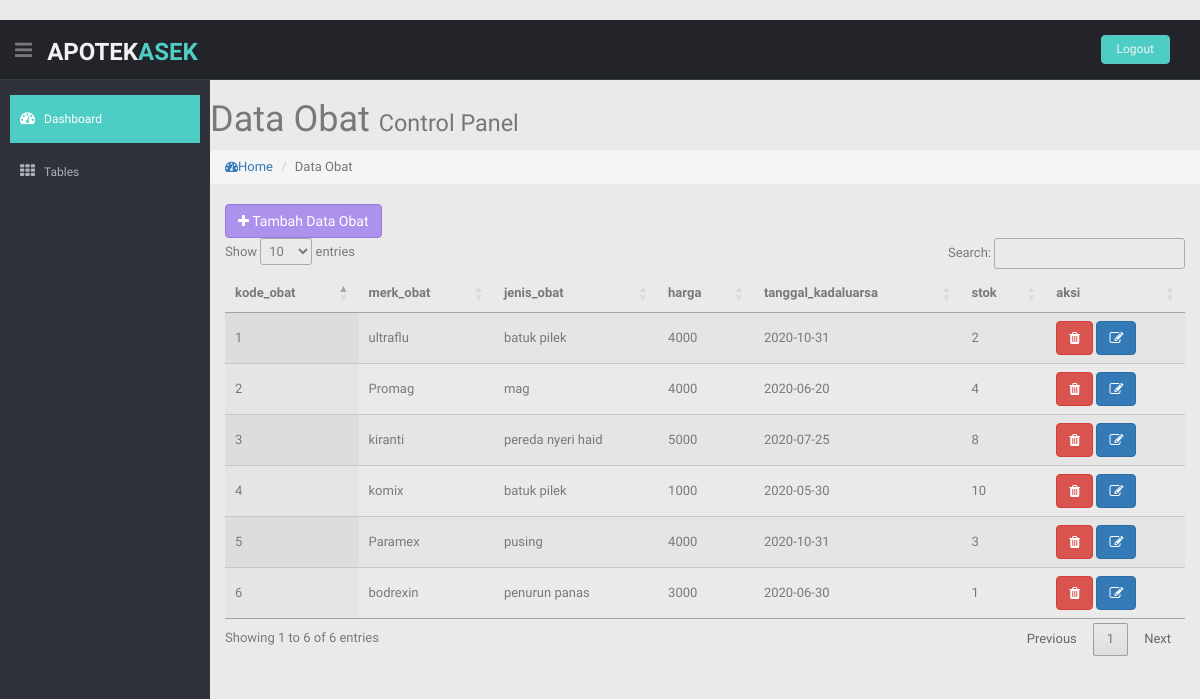
Page /index.php/obat on the committed database.
### tables this page shows
CREATE TABLE `obat` (
  `kode_obat` int(10) NOT NULL,
  `merk_obat` varchar(50) NOT NULL,
  `jenis_obat` varchar(50) NOT NULL,
  `harga` int(20) NOT NULL,
  `tanggal_kadaluarsa` date NOT NULL,
  `stok` int(29) NOT NULL
);

### application/controllers/Obat.php (called while the page is built, shortened)
<?php
class Obat extends CI_Controller {
	public function index()
	{
		$data=array(
			'Obat' => $this->Model_obat->databtables()
		);
		$this->load->view('tamplates/header',$data);
		$this->load->view('tamplates/sidebar');
		$this->load->view('obat_view');
		$this->load->view('tamplates/footer');
	}
}
?>

### index.php (called while the page is built, shortened)
<?php
require_once BASEPATH.'core/CodeIgniter.php';

### application/models/Model_obat.php (called while the page is built, shortened)
<?php
class Model_obat extends CI_Model {
	public function databtables()
	{
		$query = $this->db->order_by('kode_obat','DESC')->get('Obat');
		return $query->result();
	}
}
 ?>

### application/views/obat_view.php (the view, shortened to what this page needs)
<section id="main-content" style="margin-top: 20px">
    <section class="wrapper">
        <div class="row">
				<h1>
					Data Obat
					<small>Control Panel</small>
				</h1>
				<ol class="breadcrumb">
					<li><a href="#"><i class="fa fa-dashboard"></i>Home</a></li>
					<li class="active">Data Obat</li>
				</ol>
		</div>
		<section class="content">
		<button class="btn btn-theme02" data-toggle="modal" data-target="#exampleModal"><i class="fa fa-plus"></i> Tambah Data Obat</button>
		<table id="datatables" class="display">
		<thead>
			<tr>
				<th>kode_obat</th>
	            <th>merk_obat</th>
	            <th>jenis_obat</th>
	            <th>harga</th>
	            <th>tanggal_kadaluarsa</th>
	            <th>stok</th>
	            <th>aksi</th>
			</tr>
		</thead>
		<tbody>
			<?php
			$kode_obat = 1;
			foreach ($Obat as $obt):?>
			<tr>
				<td>
					<?php echo $kode_obat++ ?>
				</td>
				<td>
					<?php echo $obt->merk_obat ?>
				</td>
				<td>
					<?php echo $obt->jenis_obat ?>
				</td>
				<td>
					<?php echo $obt->harga ?>
				</td>
				<td>
					<?php echo $obt->tanggal_kadaluarsa ?>
				</td>
				<td>
					<?php echo $obt->stok ?>
				</td>
				<td>
					<a href="<?= base_url('Obat/hapus/').$obt->kode_obat?>" class="btn btn-danger" onclick="javascript: return confirm('Anda Yakin Hapus')"><i class="fa fa-trash"></i></a>
					<a href="<?= base_url('Obat/edit_obat/').$obt->kode_obat?>" class="btn btn-primary"><i class="fa fa-edit"></i></a>
				</td>
			</tr>
			<?php endforeach;?>
			</tbody>
		</table>
	</section>
	</section>
</section>

### application/views/tamplates/header.php (shortened to what this page needs)
<!DOCTYPE html>
<html lang="en">
<head>
  <link href="<?php echo base_url() ?>assets/lib/bootstrap/css/bootstrap.min.css" rel="stylesheet">
  <link href="<?php echo base_url() ?>assets/lib/font-awesome/css/font-awesome.css" rel="stylesheet" />
  <link rel="stylesheet" type="text/css" href="<?php echo base_url() ?>assets/css/zabuto_calendar.css">
  <link rel="stylesheet" type="text/css" href="<?php echo base_url() ?>assets/lib/gritter/css/jquery.gritter.css" />
  <link href="<?php echo base_url() ?>assets/css/style.css" rel="stylesheet">
  <link href="<?php echo base_url() ?>assets/css/style-responsive.css" rel="stylesheet">
  <link rel="stylesheet" type="text/css" href="https://cdn.datatables.net/1.10.20/css/jquery.dataTables.css">
</head>
<body>
  <section id="container">
    <header class="header black-bg">
      <div class="sidebar-toggle-box">
        <div class="fa fa-bars tooltips" data-placement="right" data-original-title="Toggle Navigation"></div>
      </div>
      <a class="logo"><b>APOTEK<span>ASEK</span></b></a>
      <div class="top-menu">
        <ul class="nav pull-right top-menu">
          <li><a class="logout" href="<?= base_url(); ?>Login/logout">Logout</a></li>
        </ul>
      </div>
    </header>

### application/views/tamplates/sidebar.php (shortened to what this page needs)
<aside>
      <div id="sidebar" class="nav-collapse ">
        <ul class="sidebar-menu" id="nav-accordion">
          <li class="mt">
            <a class="active" href="<?php echo base_url().'Admin/dashboard'?>">
              <i class="fa fa-dashboard"></i>
              <span>Dashboard</span>
              </a>
          </li>
          <li class="sub-menu">
            <a href="javascript:;">
              <i class="fa fa-th"></i>
              <span>Tables</span>
              </a>
          </li>
        </ul>
      </div>
    </aside>

### application/views/tamplates/footer.php (shortened to what this page needs)
</section>

### assets/css/style.css (style rules this page uses)
body { color: #797979; background: #eaeaea; font-family: 'Ruda', sans-serif; padding: 0px !important; margin: 0px !important; font-size:13px; }
ul li { list-style: none; }
a, a:hover, a:focus { text-decoration: none; outline: none; }
#container { width: 100%; height: 100%; }
.btn-theme02 { color: #fff; background-color: #ac92ec; border-color: #967adc; }
.mt { margin-top: 25px; }
ul.top-menu > li > .logout { color: #f2f2f2; font-size: 12px; border-radius: 4px; -webkit-border-radius: 4px; border: 1px solid #64c3c2 !important; padding: 5px 15px; margin-right: 15px; background: #4ECDC4; margin-top: 15px; }
#sidebar { width: 210px; height: 100%; position: fixed; background: #2f323a; }
#sidebar ul li { position: relative; }
ul.sidebar-menu , ul.sidebar-menu li ul.sub { margin: -2px 0 0; padding: 0; }
ul.sidebar-menu { margin-top: 75px; }
ul.sidebar-menu li { margin-bottom: 5px; margin-left:10px; margin-right:10px; }
ul.sidebar-menu li.sub-menu { line-height: 15px; }
ul.sidebar-menu li a span { display: inline-block; }
ul.sidebar-menu li a { color: #aeb2b7; text-decoration: none; display: block; padding: 15px 0 15px 10px; font-size: 12px; outline: none; -webkit-transition: all 0.3s ease; -moz-transition: all 0.3s ease; -o-transition: all 0.3s ease; -ms-transition: all 0.3s ease; transition: all 0.3s ease; }
ul.sidebar-menu li a.active, ul.sidebar-menu li a:hover, ul.sidebar-menu li a:focus { background: #4ECDC4; color: #fff; display: block; -webkit-transition: all 0.3s ease; -moz-transition: all 0.3s ease; -o-transition: all 0.3s ease; -ms-transition: all 0.3s ease; transition: all 0.3s ease; }
ul.sidebar-menu li a i { font-size: 15px; padding-right: 6px; }
ul.sidebar-menu li a.active i { color: #fff; }
#main-content { margin-left: 210px; }
.header, .footer { min-height: 60px; padding: 0 15px; }
.header { position: fixed; left: 0; right: 0; z-index: 1002; }
.black-bg { background: #22242a; border-bottom: 1px solid #393d46; }
.wrapper { display: inline-block; margin-top: 60px; padding-left: 15px; padding-right: 15px; padding-bottom: 15px; padding-top: 0px; width: 100%; }
a.logo { font-size: 24px; color: #f2f2f2; float: left; margin-top: 15px; text-transform: uppercase; }
a.logo b { font-weight: 900; }
a.logo span { color: #4ECDC4; }
#top_menu .nav > li, ul.top-menu > li { float: left; }
ul.top-menu > li > a { color: #666666; font-size: 16px; border-radius: 4px; -webkit-border-radius: 4px; border:1px solid #666666 !important; padding: 2px 6px; margin-right: 15px; }
.sidebar-toggle-box { float: left; padding-right: 15px; margin-top: 20px; }
.sidebar-toggle-box .fa-bars { cursor: pointer; display: inline-block; font-size: 20px; }

### rows in the picture
obat: merk_obat "ultraflu", jenis_obat "batuk pilek", harga "4000", tanggal_kadaluarsa "2020-10-31", stok "2"
obat: merk_obat "Promag", jenis_obat "mag", harga "4000", tanggal_kadaluarsa "2020-06-20", stok "4"
obat: merk_obat "kiranti", jenis_obat "pereda nyeri haid", harga "5000", tanggal_kadaluarsa "2020-07-25", stok "8"
obat: merk_obat "komix", jenis_obat "batuk pilek", harga "1000", tanggal_kadaluarsa "2020-05-30", stok "10"
obat: merk_obat "Paramex", jenis_obat "pusing", harga "4000", tanggal_kadaluarsa "2020-10-31", stok "3"
obat: merk_obat "bodrexin", jenis_obat "penurun panas", harga "3000", tanggal_kadaluarsa "2020-06-30", stok "1"
